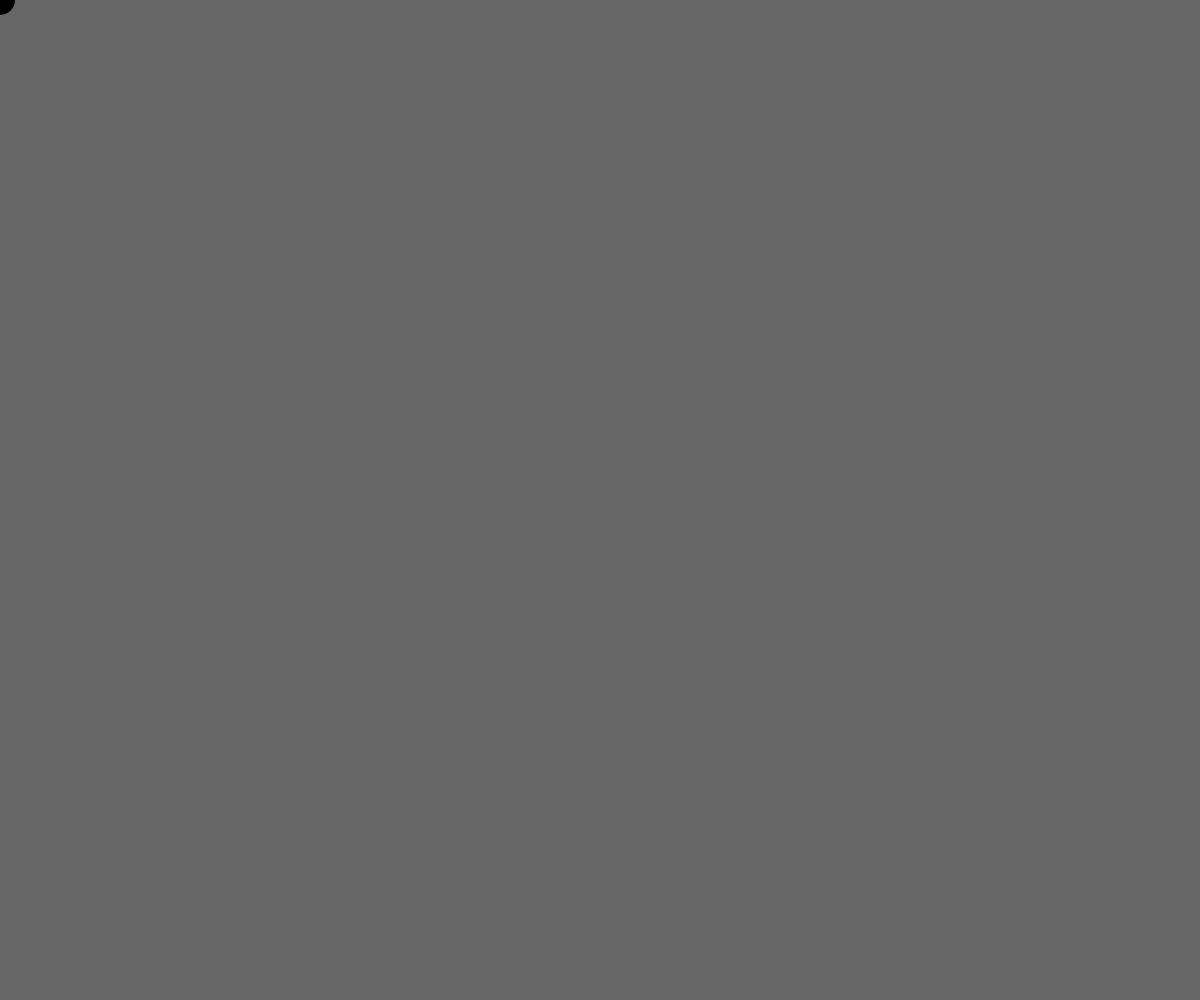
Frame 1 (no input)
Frame 60 (no input): identical to frame 1, image omitted
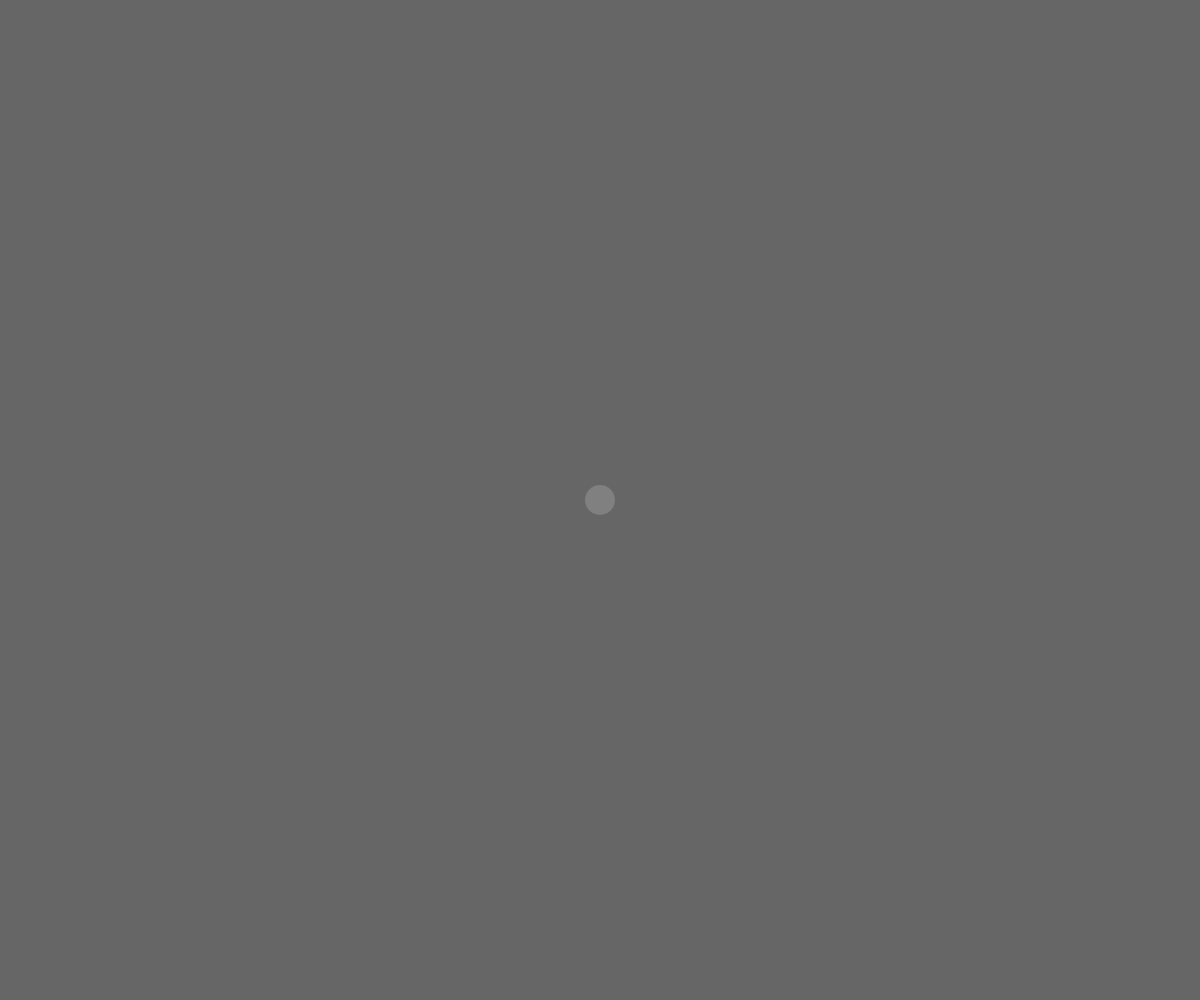
Frame 120 (the mouse pressed at the canvas centre since frame 60)

The p5.js sketch that drew these frames (run headless with seeded random() and noise() and a simulated clock; from frame 60 on, the mouse is pressed at the canvas centre):

// p5.js sketch
// ── sketch.js
function setup() {
  createCanvas(windowWidth, windowHeight);
  //   strokeWeight(4);
  noStroke();
}

function draw() {
  var grey = map(mouseX, 0, width, 0, 255);
  background(102);
  fill(grey);
  ellipse(mouseX, mouseY, 30, 30);
}
